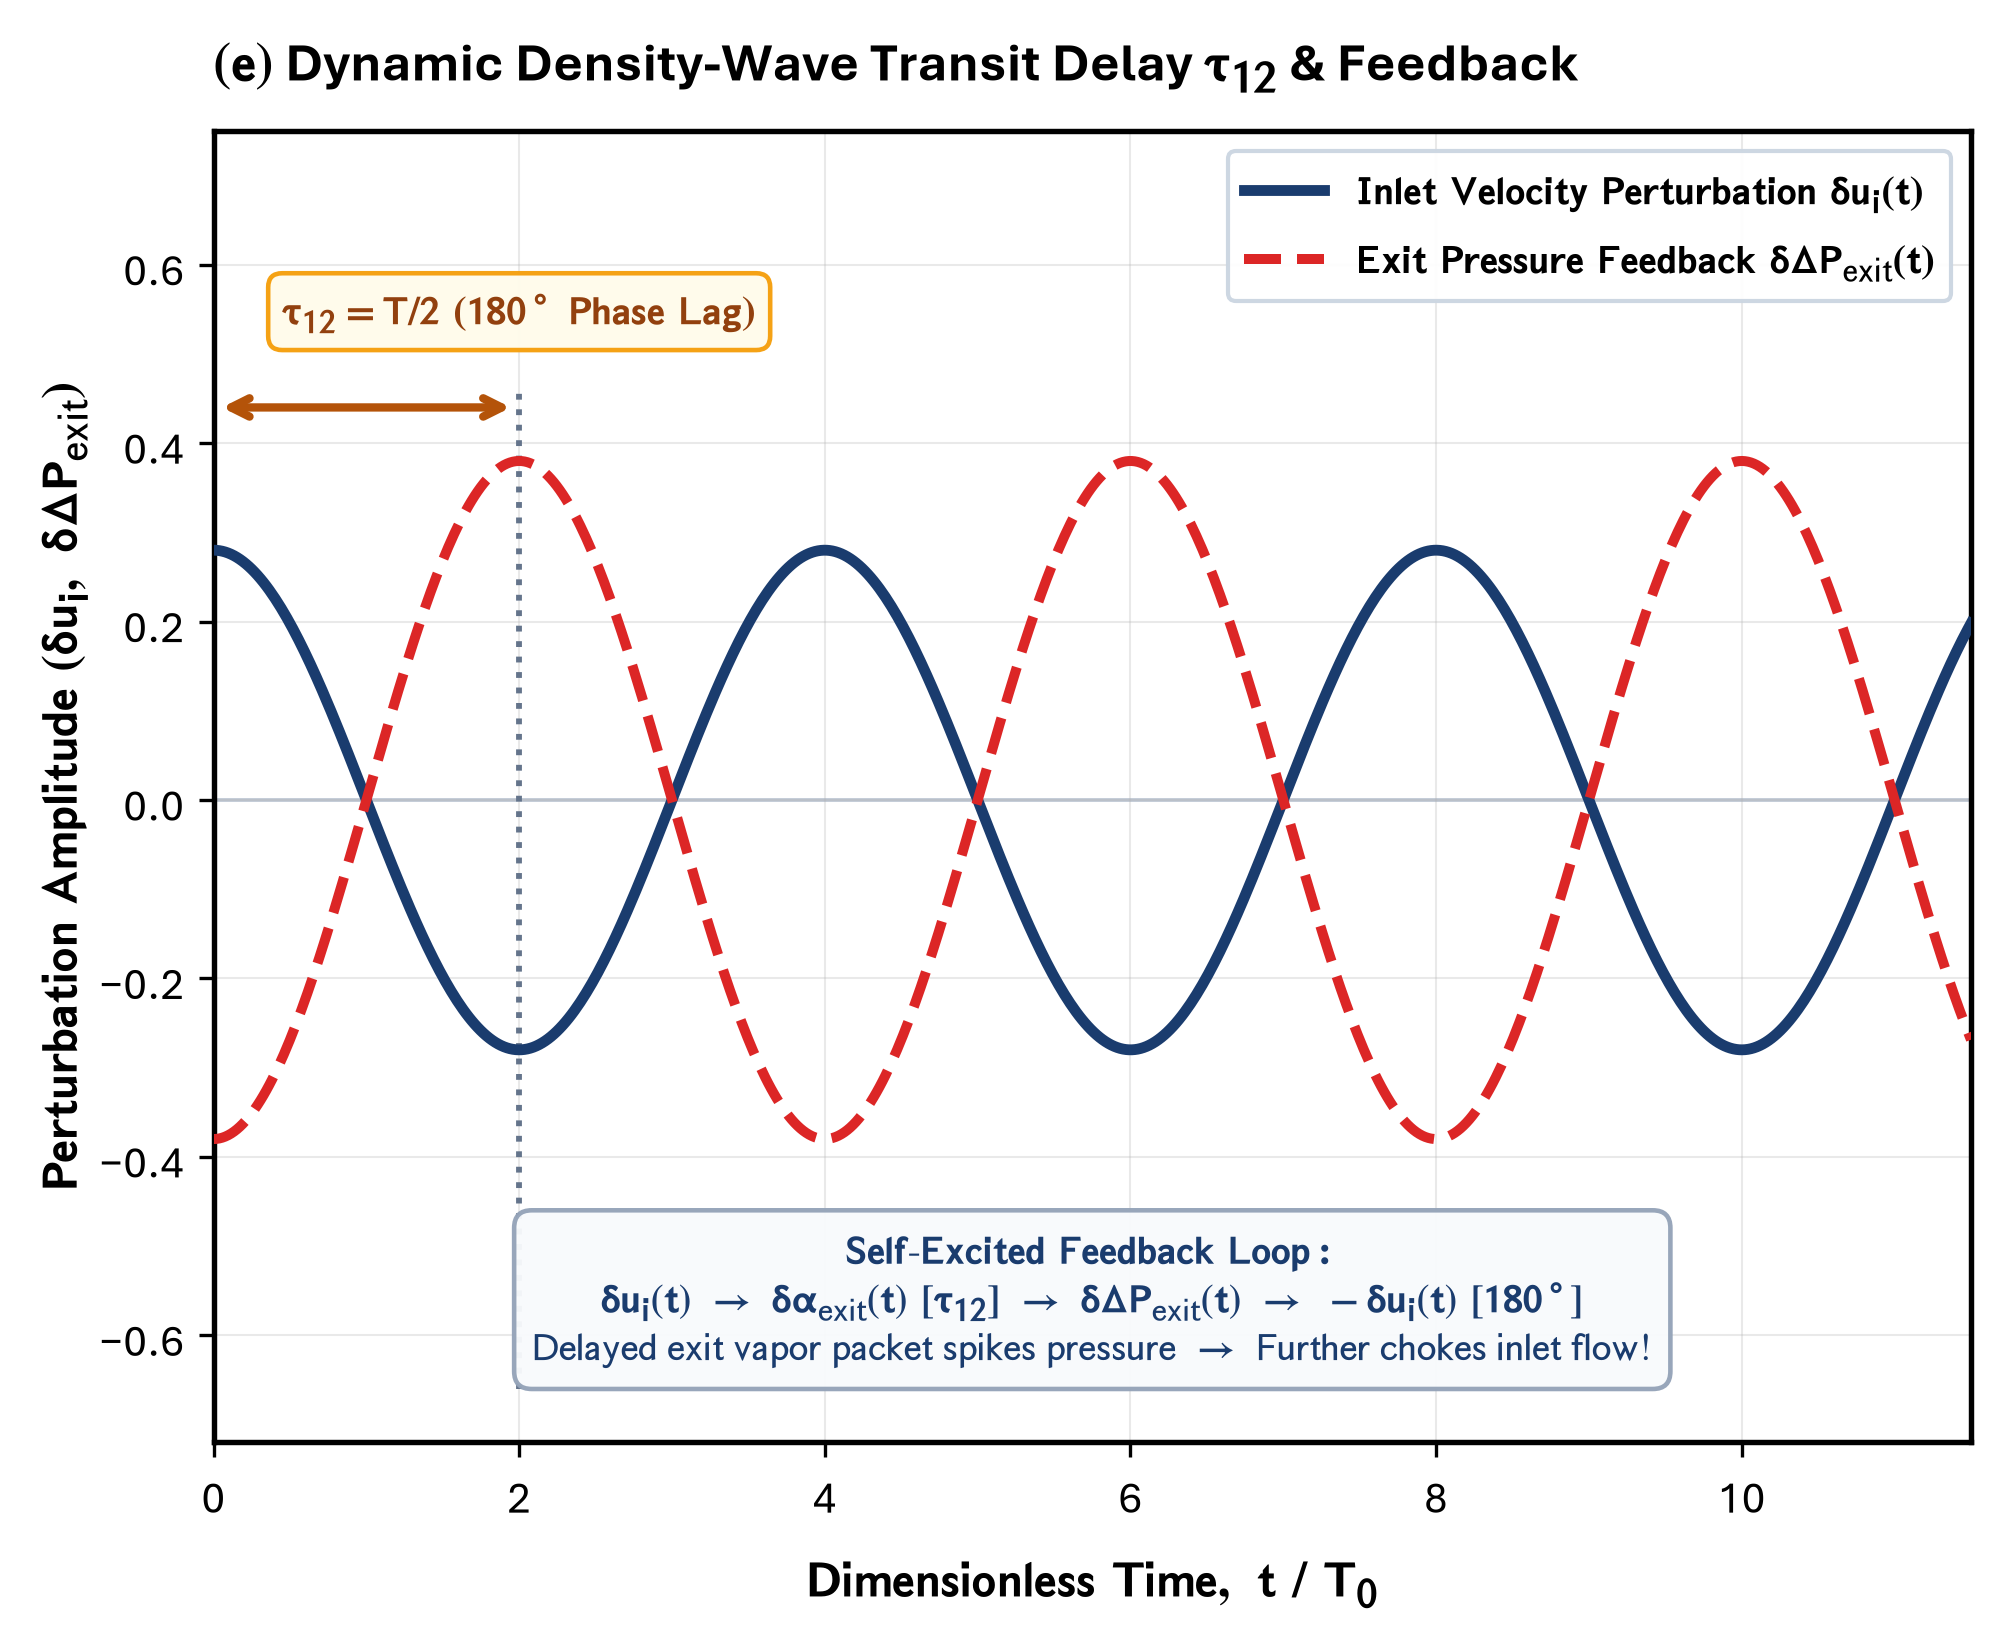

Here is the Python script that generated this plot:
r"""Panel (e): Dynamic Density-Wave Transit Delay tau & Regenerative Feedback Loop
Modular, Fully-Configurable Python Script styled with modern Aptos typography.

Features:
- Aptos font family with STIX-Sans mathematical fontset.
- Complete `CONFIG` styling dictionary controlling all typography, colors, geometries, and texts.
- Physical Density Wave Oscillation (DWO) transit delay dynamics:
    * Inlet liquid flow perturbation: \delta u_i(t)
    * Exit two-phase pressure drop feedback: \delta \Delta P_{exit}(t)
    * 180° Anti-phase relationship (\tau_{12} = T/2)
- Regenerative acoustic feedback mechanism card with exact delay physics.
- Single-column journal layout.
"""
import os
import glob
import matplotlib.pyplot as plt
import matplotlib.font_manager as fm
import matplotlib._mathtext as mmt
import numpy as np

# ==============================================================================
# 0. FONT REGISTRATION (Aptos / CloudFonts)
# ==============================================================================
cloud_dir = r"C:\Users\User\AppData\Local\Microsoft\FontCache\4\CloudFonts"
for d in glob.glob(os.path.join(cloud_dir, "Aptos*")):
    for f in glob.glob(os.path.join(d, "*.ttf")):
        try:
            fm.fontManager.addfont(f)
        except Exception:
            pass

# ==============================================================================
# MASTER CONFIGURATION & STYLING DICTIONARY
# ==============================================================================
CONFIG = {
    # 1. Figure & Canvas
    "figure": {
        "figsize": (6.8, 5.6),
        "dpi": 300,
        "tight_layout": True,
        "output_path": "d:/AGravity/Tide_Tutor/Figures/figure_1/panel_e_transit_delay.png",
    },

    # 2. Typography & Matplotlib RC Params (Aptos + stixsans)
    "typography": {
        "font.family": "Aptos",
        "font.sans-serif": ["Aptos", "Segoe UI", "Arial", "DejaVu Sans"],
        "font.size": 11,
        "axes.labelsize": 12.0,
        "axes.titlesize": 13.0,
        "xtick.labelsize": 10.5,
        "ytick.labelsize": 10.5,
        "legend.fontsize": 9.8,
        "axes.linewidth": 1.3,
        "grid.linewidth": 0.5,
        "grid.alpha": 0.28,
        "mathtext.fontset": "stixsans",
        "mathtext_shrink_factor": 0.85,  # Subscript & superscript scaling (default 0.7)
    },

    # 3. Global Color Palette
    "palette": {
        "inlet_flow": "#1a3c6e",        # Deep Navy
        "exit_pressure": "#dc2626",     # Crimson / Red
        "guide_line": "#64748b",        # Slate Grey
        "delay_arrow": "#b45309",       # Amber / Gold
        "card_bg": "#f8fafc",           # Crisp light card
        "card_border": "#94a3b8",
        "badge_bg": "#fffbeb",          # Amber badge
        "badge_border": "#f59e0b",
    },

    # 4. Axes, Title & Labels
    "axes": {
        "title": {
            "text": r"$\mathbf{(e)}$ Dynamic Density-Wave Transit Delay $\mathbf{\tau_{12}}$ & Feedback",
            "fontsize": 13.0,
            "fontweight": "bold",
            "pad": 12,
            "loc": "left",
        },
        "xlabel": {
            "text": r"$\mathbf{Dimensionless\ Time,\ t\ /\ T_0}$",
            "fontsize": 12.0,
            "fontweight": "bold",
            "labelpad": 6,
        },
        "ylabel": {
            "text": r"$\mathbf{Perturbation\ Amplitude\ (\delta u_i,\ \delta \Delta P_{\mathrm{exit}})}$",
            "fontsize": 12.0,
            "fontweight": "bold",
            "labelpad": 2,
        },
        "xlim": (0.0, 11.5),
        "ylim": (-0.72, 0.75),
        "grid": True,
    },

    # 5. Dynamic Waveforms
    "waveforms": {
        "t_range": (0.0, 11.5, 600),
        "period": 4.0,
        "tau_delay": 2.0,  # T / 2 (180 deg phase lag)
        "inlet_flow": {
            "amp": 0.28,
            "label": r"$\mathbf{Inlet\ Velocity\ Perturbation\ \delta u_i(t)}$",
            "color": "#1a3c6e",
            "linestyle": "-",
            "linewidth": 2.6,
            "zorder": 4,
        },
        "exit_pressure": {
            "amp": 0.38,
            "label": r"$\mathbf{Exit\ Pressure\ Feedback\ \delta \Delta P_{\mathrm{exit}}(t)}$",
            "color": "#dc2626",
            "linestyle": "--",
            "linewidth": 2.4,
            "zorder": 4,
        },
    },

    # 6. Transit Delay & Phase Lag Annotations
    "transit_delay": {
        "t_peak_u": 0.0,
        "t_peak_dp": 2.0,
        "guide_lines": {
            "y_bottom": -0.66,
            "y_top": 0.46,
            "color": "#64748b",
            "linestyle": ":",
            "linewidth": 1.4,
            "zorder": 2,
        },
        "delay_arrow": {
            "y": 0.44,
            "color": "#b45309",
            "linewidth": 2.0,
            "arrowstyle": "<->",
            "zorder": 5,
        },
        "delay_badge": {
            "x": 2.0,
            "y": 0.52,
            "text": r"$\mathbf{\tau_{12} = T/2\ (180^\circ\ Phase\ Lag)}$",
            "fontsize": 9.6,
            "fontweight": "bold",
            "color": "#92400e",
            "ha": "center",
            "va": "bottom",
            "bbox": {
                "boxstyle": "round,pad=0.35",
                "fc": "#fffbeb",
                "ec": "#f59e0b",
                "lw": 1.1,
                "alpha": 0.96,
            },
            "zorder": 6,
        },
    },

    # 7. Acoustic Feedback Mechanism Card
    "mechanism_card": {
        "coordinate_system": "data",
        "x": 5.75,
        "y": -0.56,
        "ha": "center",
        "va": "center",
        "text": (
            r"$\mathbf{Self\text{-}Excited\ Feedback\ Loop:}$" + "\n"
            r"$\mathbf{\delta u_i(t)\ \rightarrow\ \delta \alpha_{\mathrm{exit}}(t)\ [\tau_{12}]\ \rightarrow\ \delta \Delta P_{\mathrm{exit}}(t)\ \rightarrow\ -\delta u_i(t)\ [180^\circ]}$" + "\n"
            r"$\mathbf{\text{Delayed exit vapor packet spikes pressure}\ \rightarrow\ \text{Further chokes inlet flow!}}$"
        ),
        "fontsize": 9.4,
        "fontweight": "bold",
        "color": "#1a3c6e",
        "bbox": {
            "boxstyle": "round,pad=0.45",
            "fc": "#f8fafc",
            "ec": "#94a3b8",
            "lw": 1.1,
            "alpha": 0.96,
        },
    },

    # 8. Legend
    "legend": {
        "loc": "upper right",
        "frameon": True,
        "framealpha": 0.95,
        "facecolor": "white",
        "edgecolor": "#cbd5e1",
        "fontsize": 9.6,
    },
}


# ==============================================================================
# PLOTTING ENGINE (Reads 100% from CONFIG)
# ==============================================================================
def generate_panel_e(config=CONFIG):
    # Apply Typography & RC Params with Subscript Scaling
    typo_cfg = dict(config["typography"])
    shrink_factor = typo_cfg.pop("mathtext_shrink_factor", 0.85)
    mmt.SHRINK_FACTOR = shrink_factor
    plt.rcParams.update(typo_cfg)

    # Create Canvas
    fig, ax = plt.subplots(figsize=config["figure"]["figsize"], dpi=config["figure"]["dpi"])

    # Set Title & Axes Labels
    ax_cfg = config["axes"]
    ax.set_title(ax_cfg["title"]["text"],
                 fontsize=ax_cfg["title"]["fontsize"],
                 fontweight=ax_cfg["title"]["fontweight"],
                 pad=ax_cfg["title"]["pad"],
                 loc=ax_cfg["title"]["loc"])
    
    ax.set_xlabel(ax_cfg["xlabel"]["text"],
                  fontsize=ax_cfg["xlabel"]["fontsize"],
                  fontweight=ax_cfg["xlabel"]["fontweight"],
                  labelpad=ax_cfg["xlabel"]["labelpad"])
    
    ax.set_ylabel(ax_cfg["ylabel"]["text"],
                  fontsize=ax_cfg["ylabel"]["fontsize"],
                  fontweight=ax_cfg["ylabel"]["fontweight"],
                  labelpad=ax_cfg["ylabel"]["labelpad"])
    
    ax.set_xlim(*ax_cfg["xlim"])
    ax.set_ylim(*ax_cfg["ylim"])
    ax.grid(ax_cfg["grid"])

    # Generate Time Series Data
    w_cfg = config["waveforms"]
    t_min, t_max, t_pts = w_cfg["t_range"]
    t = np.linspace(t_min, t_max, t_pts)
    T = w_cfg["period"]
    tau = w_cfg["tau_delay"]

    # Inlet Flow Perturbation: delta u_i(t)
    u_cfg = w_cfg["inlet_flow"]
    delta_ui = u_cfg["amp"] * np.cos(2 * np.pi * t / T)

    # Exit Pressure Feedback: delta \Delta P_exit(t)
    p_cfg = w_cfg["exit_pressure"]
    delta_dp = p_cfg["amp"] * np.cos(2 * np.pi * (t - tau) / T)

    # 1. Zero Baseline
    ax.axhline(0, color="#94a3b8", lw=0.9, ls="-", alpha=0.6, zorder=1)

    # 2. Plot Waveforms
    ax.plot(t, delta_ui, color=u_cfg["color"], lw=u_cfg["linewidth"],
            ls=u_cfg["linestyle"], label=u_cfg["label"], zorder=u_cfg["zorder"])
    ax.plot(t, delta_dp, color=p_cfg["color"], lw=p_cfg["linewidth"],
            ls=p_cfg["linestyle"], label=p_cfg["label"], zorder=p_cfg["zorder"])

    # 3. Transit Delay Guide Lines
    td_cfg = config["transit_delay"]
    gl = td_cfg["guide_lines"]
    t1 = td_cfg["t_peak_u"]
    t2 = td_cfg["t_peak_dp"]

    ax.plot([t1, t1], [gl["y_bottom"], gl["y_top"]], color=gl["color"],
            ls=gl["linestyle"], lw=gl["linewidth"], zorder=gl["zorder"])
    ax.plot([t2, t2], [gl["y_bottom"], gl["y_top"]], color=gl["color"],
            ls=gl["linestyle"], lw=gl["linewidth"], zorder=gl["zorder"])

    # 4. Double-ended Delay Arrow
    da = td_cfg["delay_arrow"]
    ax.annotate("", xy=(t2, da["y"]), xytext=(t1, da["y"]),
                arrowprops=dict(arrowstyle=da["arrowstyle"], color=da["color"], lw=da["linewidth"]),
                zorder=da["zorder"])

    # 5. Delay Badge Text
    db = td_cfg["delay_badge"]
    ax.text(db["x"], db["y"], db["text"],
            fontsize=db["fontsize"],
            fontweight=db["fontweight"],
            color=db["color"],
            ha=db["ha"],
            va=db["va"],
            bbox=dict(**db["bbox"]),
            zorder=db["zorder"])

    # 6. Mechanism Equation Card
    mc_cfg = config["mechanism_card"]
    mc_trans = ax.transAxes if mc_cfg.get("coordinate_system", "data") == "axes" else ax.transData
    ax.text(mc_cfg["x"], mc_cfg["y"], mc_cfg["text"],
            transform=mc_trans,
            ha=mc_cfg["ha"], va=mc_cfg["va"],
            fontsize=mc_cfg["fontsize"], color=mc_cfg["color"],
            bbox=dict(**mc_cfg["bbox"]), zorder=7)

    # 7. Add Legend
    leg_cfg = config["legend"]
    ax.legend(loc=leg_cfg["loc"], frameon=leg_cfg["frameon"],
              framealpha=leg_cfg["framealpha"], facecolor=leg_cfg["facecolor"],
              edgecolor=leg_cfg["edgecolor"], fontsize=leg_cfg["fontsize"])

    # Save Output
    if config["figure"]["tight_layout"]:
        plt.tight_layout()

    out_file = config["figure"]["output_path"]
    os.makedirs(os.path.dirname(os.path.abspath(out_file)), exist_ok=True)
    if os.path.exists(out_file):
        try:
            os.remove(out_file)
        except Exception:
            pass

    plt.savefig(out_file, dpi=config["figure"]["dpi"], bbox_inches="tight")
    print("Successfully generated and saved Panel (e) with Aptos to:", out_file)
    return fig, ax


if __name__ == "__main__":
    generate_panel_e()
